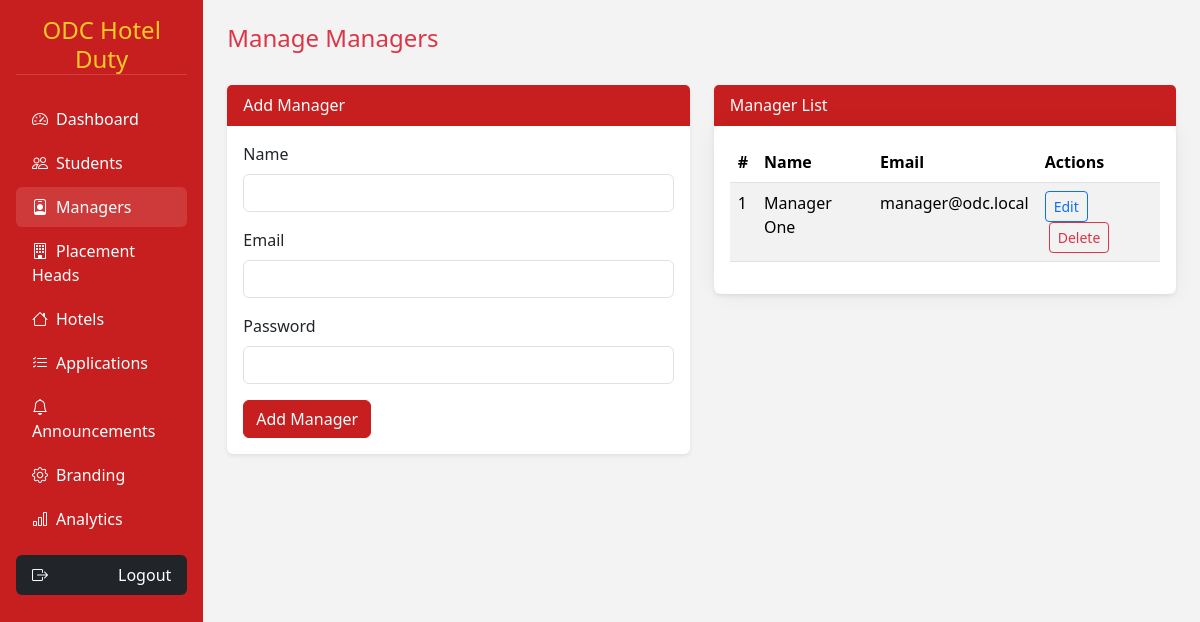
Page /admin/manage_managers.php (signed in) on the committed database.
### tables this page shows
CREATE TABLE IF NOT EXISTS managers (
  id INT AUTO_INCREMENT PRIMARY KEY,
  name VARCHAR(100) NOT NULL,
  email VARCHAR(150) NOT NULL UNIQUE,
  password VARCHAR(255) NOT NULL,
  created_at TIMESTAMP DEFAULT CURRENT_TIMESTAMP
);

### admin/manage_managers.php (the view, shortened to what this page needs)
<?php
require_once __DIR__ . '/../includes/functions.php';
require_once __DIR__ . '/../includes/layout.php';
$editManager = null;
$managers = $pdo->query('SELECT * FROM managers ORDER BY id DESC')->fetchAll();
?>
<?php require_once __DIR__ . '/../includes/header.php'; ?>
<div class="row g-4">
    <div class="col-lg-6">
        <div class="card shadow-sm border-0">
            <div class="card-header bg-danger text-white"><?= $editManager ? 'Edit Manager' : 'Add Manager' ?></div>
            <div class="card-body">
                <form method="post">
                    <div class="mb-3">
                        <label class="form-label">Name</label>
                        <input class="form-control" name="name" value="<?= htmlspecialchars($editManager['name'] ?? '') ?>" required />
                    </div>
                    <div class="mb-3">
                        <label class="form-label">Email</label>
                        <input type="email" class="form-control" name="email" value="<?= htmlspecialchars($editManager['email'] ?? '') ?>" required />
                    </div>
                    <div class="mb-3">
                        <label class="form-label">Password <?= $editManager ? '(leave blank to keep current)' : '' ?></label>
                        <input type="password" class="form-control" name="password" <?= $editManager ? '' : 'required' ?> />
                    </div>
                    <button class="btn btn-danger"><?= $editManager ? 'Update Manager' : 'Add Manager' ?></button>
                </form>
            </div>
        </div>
    </div>
    <div class="col-lg-6">
        <div class="card shadow-sm border-0">
            <div class="card-header bg-danger text-white">Manager List</div>
            <div class="card-body table-responsive">
                <table class="table table-striped">
                    <thead>
                        <tr><th>#</th><th>Name</th><th>Email</th><th>Actions</th></tr>
                    </thead>
                    <tbody>
                        <?php foreach ($managers as $manager): ?>
                        <tr>
                            <td><?= $manager['id'] ?></td>
                            <td><?= htmlspecialchars($manager['name']) ?></td>
                            <td><?= htmlspecialchars($manager['email']) ?></td>
                            <td>
                                <a href="?edit_id=<?= $manager['id'] ?>" class="btn btn-sm btn-outline-primary">Edit</a>
                                <form method="post" class="d-inline ms-1" onsubmit="return confirm('Delete this manager?');">
                                    <button class="btn btn-sm btn-outline-danger">Delete</button>
                                </form>
                            </td>
                        </tr>
                        <?php endforeach; ?>
                    </tbody>
                </table>
            </div>
        </div>
    </div>
</div>
<?php require_once __DIR__ . '/../includes/footer.php'; ?>

### assets/css/style.css (style rules this page uses)
:root { --primary: #c71f1f; --secondary: #ffca28; --bg: #f8f9fa; --text: #212529; }
body, html { min-height: 100%; background: var(--bg); }
.app-body { background: #f3f3f3; }
.card-header.bg-danger, .btn-danger, .bg-danger { background-color: var(--primary) !important; border-color: var(--primary) !important; }
.table-responsive { background: #fff; border-radius: .75rem; box-shadow: 0 0 24px rgba(0,0,0,.05); }
.card { border: none; }
.card .card-body { position: relative; }

### rows in the picture
managers: id "1", name "Manager One", email "manager@odc.local"

### other values in the picture
$brand "ODC Hotel Duty"
$item['label'] "Dashboard"
$item['label'] "Students"
$item['label'] "Managers"
$item['label'] "Placement Heads"
$item['label'] "Hotels"
$item['label'] "Applications"
$item['label'] "Announcements"
$item['label'] "Branding"
$item['label'] "Analytics"
$title "Manage Managers"
